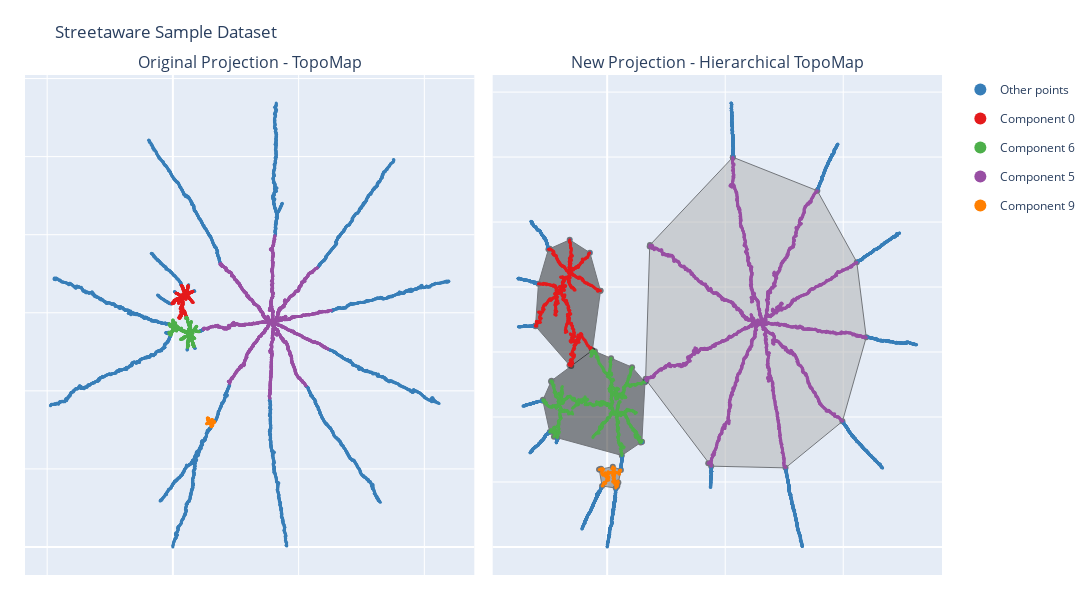

This figure's notebook cell:
### Code cell
fig = plot_topomap_comparison_highlight(proj_topomap_samples, proj_hier_samples, 
                                               components_to_highligth, df_comp_samples,
                                               hiertopomap_samples)
fig.update_layout(height=600, width=1200, title='Streetaware Sample Dataset')
fig.show()

### Figure 1 — Plotly figure (JSON) as saved in the notebook; plotly's stock layout.template omitted (floating-point values rounded to 4 significant figures; data arrays with more than 128 entries replaced by an {"elided": "..."} marker saying what was removed)
{"data": [{"legendgroup": "Other points", "marker": {"color": "#377eb8", "size": 3}, "mode": "markers", "name": "Other points", "type": "scatter", "x": {"elided": "4745 float values"}, "xaxis": "x", "y": {"elided": "4745 float values"}, "yaxis": "y"}, {"legendgroup": "Component 0", "marker": {"color": "#e41a1c", "size": 3}, "mode": "markers", "name": "Component 0", "type": "scatter", "x": {"elided": "819 float values"}, "xaxis": "x", "y": {"elided": "819 float values"}, "yaxis": "y"}, {"legendgroup": "Component 6", "marker": {"color": "#4daf4a", "size": 3}, "mode": "markers", "name": "Component 6", "type": "scatter", "x": {"elided": "1003 float values"}, "xaxis": "x", "y": {"elided": "1003 float values"}, "yaxis": "y"}, {"legendgroup": "Component 5", "marker": {"color": "#984ea3", "size": 3}, "mode": "markers", "name": "Component 5", "type": "scatter", "x": {"elided": "3290 float values"}, "xaxis": "x", "y": {"elided": "3290 float values"}, "yaxis": "y"}, {"legendgroup": "Component 9", "marker": {"color": "#ff7f00", "size": 3}, "mode": "markers", "name": "Component 9", "type": "scatter", "x": {"elided": "143 float values"}, "xaxis": "x", "y": {"elided": "143 float values"}, "yaxis": "y"}, {"fill": "toself", "fillcolor": "rgb(34, 34, 34)", "legendgroup": "Components", "line": {"color": "rgb(0, 0, 0)", "width": 1}, "name": "Components", "opacity": 0.5, "showlegend": false, "text": "Component 0", "type": "scatter", "x": [-284.0, -733.0, -1587.0, -2430.0, -2488.0, -2911.0, -3042.0, -3035.0, -1596.0, -1523.0, -626.6, -284.0], "xaxis": "x2", "y": [7885.0, 9056.0, 9453.0, 9181.0, 9162.0, 8102.0, 6813.0, 6796.0, 5595.0, 5573.0, 6056.0, 7885.0], "yaxis": "y2"}, {"fill": "toself", "fillcolor": "rgb(175, 175, 175)", "legendgroup": "Components", "line": {"color": "rgb(0, 0, 0)", "width": 1}, "name": "Components", "opacity": 0.5, "showlegend": false, "text": "Component 5", "type": "scatter", "x": [5324.0, 1811.0, 1801.0, 1629.0, 1662.0, 4281.0, 4407.0, 7556.0, 9966.0, 10970.0, 10570.0, 8903.0, 5324.0], "xaxis": "x2", "y": [12000.0, 9292.0, 9248.0, 5182.0, 5127.0, 2580.0, 2487.0, 2436.0, 3866.0, 6456.0, 8767.0, 10960.0, 12000.0], "yaxis": "y2"}, {"fill": "toself", "fillcolor": "rgb(30, 30, 30)", "legendgroup": "Components", "line": {"color": "rgb(0, 0, 0)", "width": 1}, "name": "Components", "opacity": 0.5, "showlegend": false, "text": "Component 6", "type": "scatter", "x": [1469.0, 1602.0, 1055.0, 166.0, -518.1, -624.3, -2358.0, -2377.0, -2717.0, -2723.0, -2431.0, -2254.0, -2114.0, 620.1, 1420.0, 1469.0], "xaxis": "x2", "y": [3242.0, 5073.0, 5533.0, 5810.0, 6022.0, 6052.0, 5116.0, 5089.0, 4531.0, 4501.0, 3538.0, 3391.0, 3362.0, 2819.0, 3214.0, 3242.0], "yaxis": "y2"}, {"fill": "toself", "fillcolor": "rgb(99, 99, 99)", "legendgroup": "Components", "line": {"color": "rgb(0, 0, 0)", "width": 1}, "name": "Components", "opacity": 0.5, "showlegend": false, "text": "Component 9", "type": "scatter", "x": [-335.8, -216.5, 363.4, 412.1, 434.1, 475.2, 582.4, 239.4, -260.5, -335.8], "xaxis": "x2", "y": [2387.0, 1877.0, 1814.0, 1855.0, 1882.0, 1985.0, 2367.0, 2472.0, 2409.0, 2387.0], "yaxis": "y2"}, {"legendgroup": "Other points", "marker": {"color": "#377eb8", "size": 3}, "mode": "markers", "name": "Other points", "showlegend": false, "type": "scatter", "x": {"elided": "4745 float values"}, "xaxis": "x2", "y": {"elided": "4745 float values"}, "yaxis": "y2"}, {"legendgroup": "Component 0", "marker": {"color": "#e41a1c", "size": 3}, "mode": "markers", "name": "Component 0", "showlegend": false, "type": "scatter", "x": {"elided": "819 float values"}, "xaxis": "x2", "y": {"elided": "819 float values"}, "yaxis": "y2"}, {"legendgroup": "Component 6", "marker": {"color": "#4daf4a", "size": 3}, "mode": "markers", "name": "Component 6", "showlegend": false, "type": "scatter", "x": {"elided": "1003 float values"}, "xaxis": "x2", "y": {"elided": "1003 float values"}, "yaxis": "y2"}, {"legendgroup": "Component 5", "marker": {"color": "#984ea3", "size": 3}, "mode": "markers", "name": "Component 5", "showlegend": false, "type": "scatter", "x": {"elided": "3290 float values"}, "xaxis": "x2", "y": {"elided": "3290 float values"}, "yaxis": "y2"}, {"legendgroup": "Component 9", "marker": {"color": "#ff7f00", "size": 3}, "mode": "markers", "name": "Component 9", "showlegend": false, "type": "scatter", "x": {"elided": "143 float values"}, "xaxis": "x2", "y": {"elided": "143 float values"}, "yaxis": "y2"}], "layout": {"annotations": [{"font": {"size": 16}, "showarrow": false, "text": "Original Projection - TopoMap", "x": 0.245, "xanchor": "center", "xref": "paper", "y": 1, "yanchor": "bottom", "yref": "paper"}, {"font": {"size": 16}, "showarrow": false, "text": "New Projection - Hierarchical TopoMap", "x": 0.755, "xanchor": "center", "xref": "paper", "y": 1, "yanchor": "bottom", "yref": "paper"}], "height": 600, "legend": {"itemsizing": "constant"}, "margin": {"b": 25, "l": 25, "r": 25, "t": 75}, "title": {"text": "Streetaware Sample Dataset"}, "width": 1200, "xaxis": {"anchor": "y", "domain": [0, 0.49], "showticklabels": false}, "xaxis2": {"anchor": "y2", "domain": [0.51, 1], "showticklabels": false}, "yaxis": {"anchor": "x", "domain": [0, 1], "showticklabels": false}, "yaxis2": {"anchor": "x2", "domain": [0, 1], "showticklabels": false}}}
